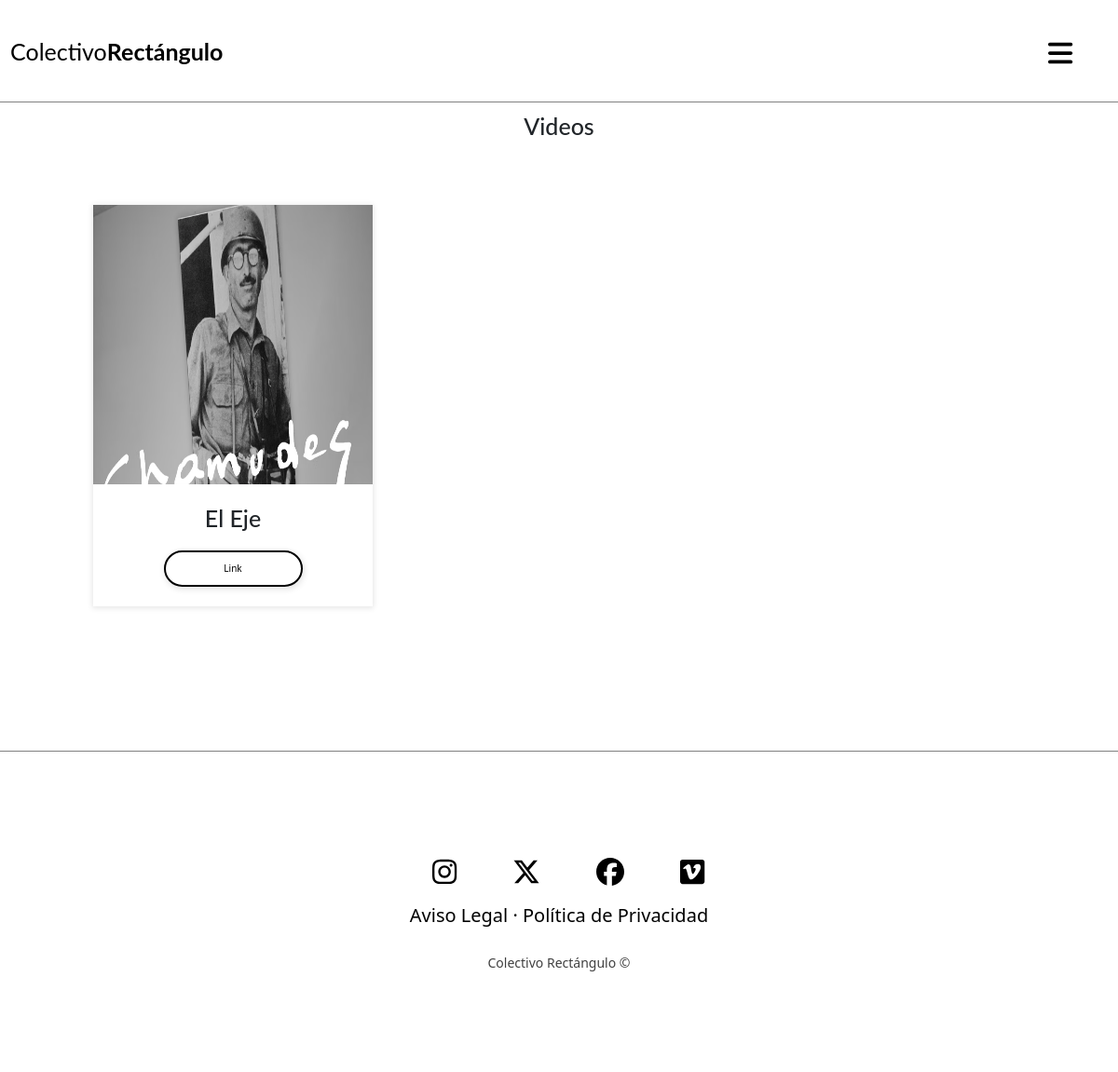
Screenshot of /videos/ with the database file from the repository.
### audiovisual/models.py (models this page shows, shortened)
class Post(models.Model):
    title = models.CharField(max_length=200, verbose_name="Título")
    descripcion = models.CharField(max_length=200, verbose_name="Descripción", null=True, blank=True)
    content = models.TextField(verbose_name="Contenido", null=True, blank=True)
    published = models.DateTimeField(verbose_name="Fecha de publicación", default=now)
    image = models.ImageField(verbose_name="Imagen", upload_to="blog", null=True, blank=True)
    video = EmbedVideoField(verbose_name="Enlace del video", null=True, blank=True, help_text="Ingrese el enlace del video de Vimeo")
    data = models.CharField(max_length=200, verbose_name="Datos", null=True, blank=True)
    author = models.ForeignKey(User, verbose_name="Autor", on_delete=models.CASCADE, related_name="audiovisual_posts")
    created = models.DateTimeField(auto_now_add=True, verbose_name="Fecha de creación")
    updated = models.DateTimeField(auto_now=True, verbose_name="Fecha de edición")
    class Meta:
        verbose_name = "video"
        verbose_name_plural = "videos"
        ordering = ['-created']

### pages/models.py (models this page shows, shortened)
class Page(models.Model):
    title = models.CharField(verbose_name="Título", max_length=200)
    content = RichTextField(verbose_name="Contenido")
    order = models.SmallIntegerField(verbose_name="Orden", default=0)
    created = models.DateTimeField(auto_now_add=True, verbose_name="Fecha de creación")
    updated = models.DateTimeField(auto_now=True, verbose_name="Fecha de edición")
    class Meta:
        verbose_name = "pagina"
        verbose_name_plural = "paginas"
        ordering = ['title']

### audiovisual/views.py (the view)
# urls.py: path('videos/', include('audiovisual.urls')),
def audiovisual(request):
    posts = Post.objects.all()
    return render(request, "audiovisual/videos.html", {'posts':posts})

### pages/templatetags/pages_extras.py (called while the page is built)
@register.simple_tag
def get_page_list():
    pages = Page.objects.all()
    return pages

### social/processors.py (called while the page is built)
def ctx_dict(request):
    ctx = {}
    links = Link.objects.all()
    for link in links:
        ctx[link.key] = link.url
    return ctx

### audiovisual/templates/audiovisual/videos.html (shortened to what this page needs)
{% extends 'core/base.html' %}
{% load static %}
{% block content %}
<main class="contenedor">
  <h1>Videos</h1>
  <section class="post-list">
    <div class="category-content">
    {% for post in posts %}
      <article class="post">
        <div class="post-header" >
          <img class="post-img" src="{{ post.image.url }}" alt="{{ post.title }}">
        </div>
        <div class="post-body">
            <h1>{{ post.title }}</h1>
            <a href="{% url 'historia' post.id %}" class="post-link">Link</a>
        </div >
      </article>
    {% endfor %}
    </div >
  </section>
</main>
{% endblock %}

### core/templates/core/base.html (shortened to what this page needs)
<!DOCTYPE html>
{% load static %}
<html lang="en">
<head>
  <link rel="stylesheet" href="{% static 'core/css/style.css' %}">
  <link rel="stylesheet" href="{% static 'core/css/normalize.css' %}">
  <link rel="stylesheet" href="https://cdnjs.cloudflare.com/ajax/libs/font-awesome/5.15.4/css/all.min.css">
  <link rel="stylesheet" href="{% static 'fontawesomefree/css/all.min.css'%}">
  <link href="https://cdn.jsdelivr.net/npm/bootstrap@5.3.0/dist/css/bootstrap.min.css" rel="stylesheet">
</head>
<body>
  <header class="header">
    <nav class="nav">
      <a href="{% url 'home' %}" class="logo">
        <h1 class="titulo  titulo-colectivo">Colectivo<span class="titulo-rectangulo">Rectángulo</span></h1>
      </a>
      <button class="nav__toggle">
        <i class="fas fa-bars"></i>
      </button>
    </nav>
  </header>
  {% block content %} {% endblock %}
  <footer class="footer">
    <div class="contenedor__footer">
    <ul class="social-icons">
      <li>
        {% if LINK_INSTAGRAM %}
      <a href="{{LINK_INSTAGRAM}}" class="link" target="_blank">
        <i class="fa-brands fa-instagram"></i>
      </a>
      {% endif %}
      </li>
      <li>
        {% if LINK_X %}
      <a href="{{ LINK_X }}" class="link" target="_blank">
        <i class="fa-brands fa-x-twitter"></i>
      </a>
      {% endif %}
      </li>
      <li>
        {% if LINK_FACEBOOK %}
      <a href="{{ LINK_FACEBOOK }}" class="link" target="_blank">
        <i class="fa-brands fa-facebook"></i>
      </a>
      {% endif %}
      </li>
      <li>
        {% if LINK_VIMEO %}
      <a href="{{ LINK_VIMEO }}" class="link" target="_blank">
        <i class="fa-brands fa-vimeo"></i>
      </a>
      {% endif %}
      </li>
    </ul>
    <p class="menu">
      {% load pages_extras %}
      {% get_page_list as page_list %}
      {% for page in page_list %}
      <a href="{% url 'page' page.id page.title|slugify  %}" class="link nav-a">{{ page.title }}</a>
      {% if not forloop.last %}·{% endif %}
      {% endfor %}
    </p>
    <p class="año">Colectivo Rectángulo <span>&copy</span> </p>
  </div>
  </footer>
</body>
</html

### core/static/core/css/style.css (style rules this page uses)
html { font-size: 62.5%; box-sizing: border-box; }
* { margin: 0; box-sizing: border-box; }
body { font-family: "Playfair Display", serif ; font-size: 1.6rem; line-height: 1.8; }
p { color: black; font-size: 2rem; }
.contenedor { max-width: 1170px; margin: 220px auto 0 auto; padding: 0 15; margin-bottom: 10%; }
h1, h2, h3 { font-family: "Lato", sans-serif; margin: 5rem; font-weight: 300; text-align: center; }
h1 { font-size: 3.8rem; }
.header { background-color: rgb(255, 255, 255); height: 120px; position: fixed; width: 100%; top: 0; left: 0; border-bottom: 1px solid gray; z-index: 1; }
.nav { display: flex; justify-content: space-between; width: 100%; max-width: 1650px; margin: 0 auto; }
.logo { line-height: 120px; padding: 0 150px; text-decoration: none; }
.titulo { display: none; color: #000; line-height: 110px; }
.titulo-colectivo { font-weight: 400; }
.titulo-rectangulo { font-weight: 700; }
.nav-a { color: black; text-decoration: none; }
.nav__toggle { color: black; background: none; border: none; line-height: 110px; font-size: 30px; padding: 0 49px; display: none; }
@media (max-width: 1245px) { .header { height: 110px; } }
@media (max-width: 1245px) { .titulo { display: block; text-decoration: none; } }
@media (max-width: 1245px) { .logo { font-size: 30; padding: 0 10px; line-height: 120px; margin-left: 1px; } }
@media (max-width: 1245px) { .contenedor { max-width: 1170px; margin: 120px auto 0 auto; padding: 0 15; margin-bottom: 10%; } }
@media (max-width: 1245px) { .footer { min-height: 20vh; } }
@media (max-width: 1245px) { .nav__toggle { display: block; } }
.footer { display: flex; justify-content: center; align-items: flex-end; margin-top: 25%; }
.contenedor__footer { position: absolute; display: flex; justify-content: center; align-items: center; width: 100%; background: rgb(255, 255, 255); height: 30%; padding: 20px 50px; border-top: 1px solid gray; flex-direction: column; }
.social-icons, .footer__menu { position: relative; display: flex; justify-content: center; align-items: center; margin: 10px 0; flex-wrap: wrap; }
.social-icons li, .footer__menu li { list-style: none; }
.social-icons li a { font-size: 3em; color: black; margin: 0 30px; display: inline-block; transition: 0.5s; }
.año { color: rgb(0, 0, 0); text-align: center; margin-top: 15px; margin-bottom: 10px; font-size: 1.4em; opacity: 0.75; }
.contenedor h1 { margin-bottom: 40px; }
.post-list { display: flex; min-height: 10vh; align-items: center; justify-content: center; padding: 30px 15px 40px; margin-top: 40px; margin-bottom: 20px; }
.category-content { display: grid; grid-template-columns: repeat(3, 1fr); grid-gap: 50px; max-width: 1000px; margin: auto; }
.post { box-shadow: 0 1px 6px 1px rgb(0, 0, 0, .1); overflow: hidden; transition: .2s; }
.post-img { width: 100%; height: 300px; background-size: cover; background-position: center; transition: .2s; }
.post-header { width: 100%; height: auto; cursor: pointer; overflow: hidden; }
.post-body { padding: 1px; text-align: center; }
.post-body h1 { margin-bottom: 15px; }
.post-body .post-link { display: block; text-decoration: none; padding: 10px; background: rgb(255, 255, 255); color: rgb(0, 0, 0); width: 50%; margin: auto; border-radius: 20px; box-shadow: 1px 2px 6px 1px rgb(0, 0, 0, .1); border: 2px solid black; margin-bottom: 20px; margin-top: 20px; }
.post-body h1 { margin-top: 20px; }

### rows the page displays
Post: image (picture), title "El Eje"
Page: title "Aviso Legal"
Page: title "Política de Privacidad"
